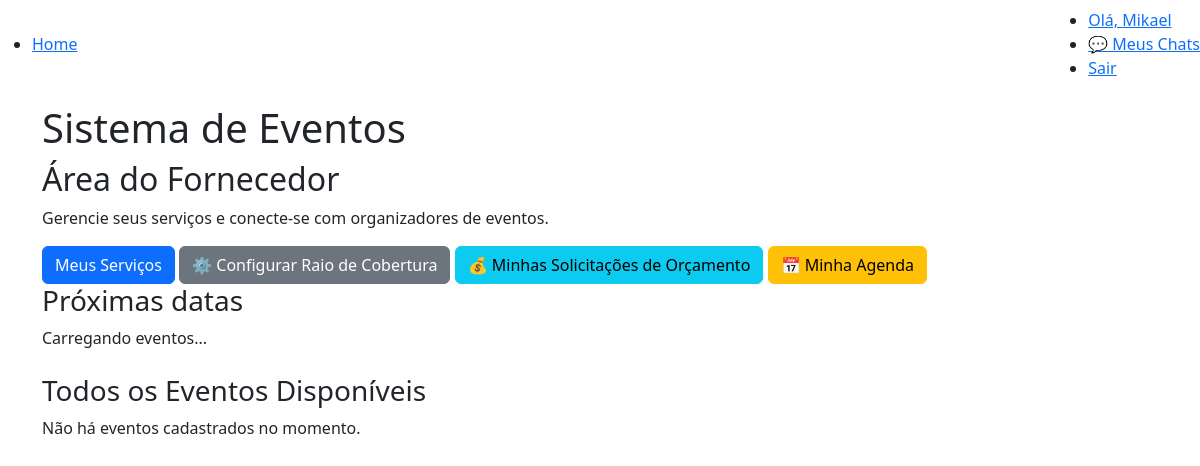
The page / (signed in) on the database as committed earlier.
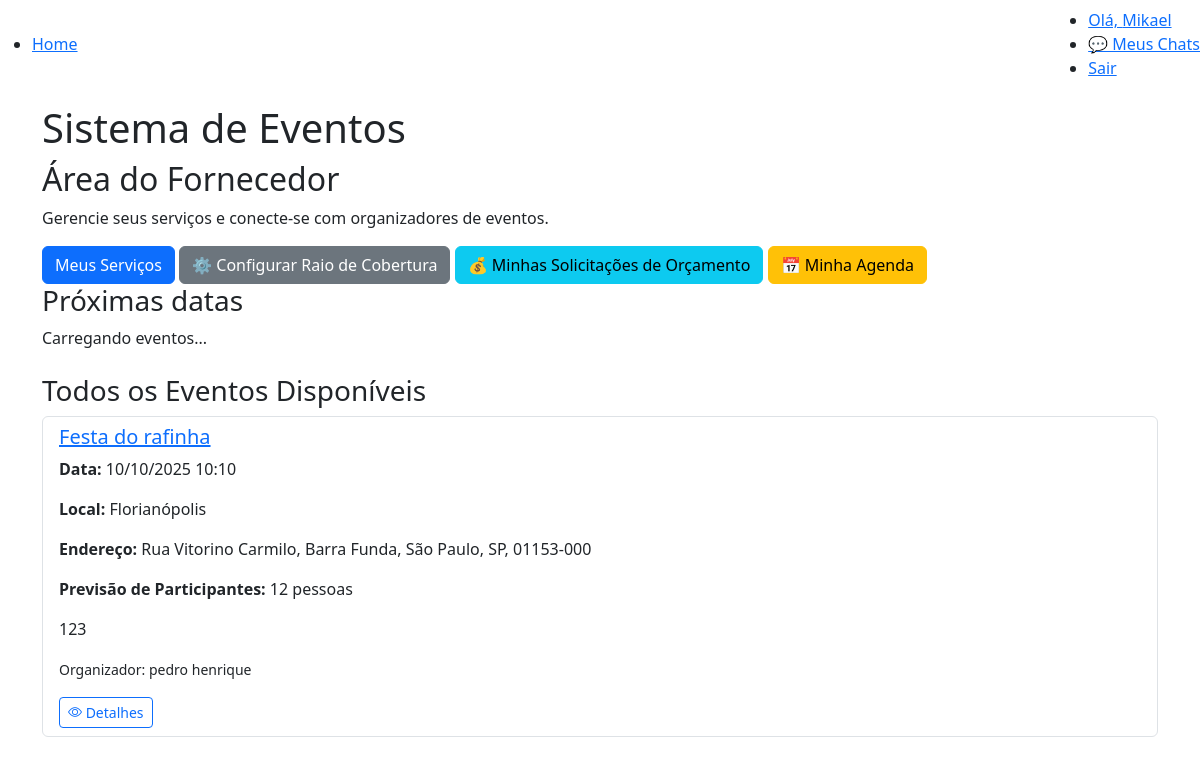
The same page on the database as committed later.
### eventos/models.py (models this page shows, shortened)
class Evento(models.Model):
    nomeEvento = models.CharField(max_length=100,verbose_name='Nome do Evento',null=False,blank=False)
    dataEvento = models.DateTimeField(verbose_name='Data e Hora do Evento',null=False,blank=False)
    localEvento = models.CharField(max_length=200,verbose_name='Local do Evento',null=False,blank=False)
    descricaoEvento = models.TextField(verbose_name='Descrição do Evento',null=False,blank=False)
    idUsuario = models.ForeignKey(Organizador,on_delete=models.CASCADE,verbose_name='Organizador',null=False,blank=False,related_name='eventos')
    cep = models.CharField(max_length=9, verbose_name='CEP', null=True, blank=True)
    endereco_completo = models.TextField(verbose_name='Endereço Completo', null=True, blank=True)
    latitude = models.DecimalField(max_digits=9, decimal_places=6, verbose_name='Latitude', null=True, blank=True)
    longitude = models.DecimalField(max_digits=9, decimal_places=6, verbose_name='Longitude', null=True, blank=True)
    previsao_participantes = models.PositiveIntegerField(verbose_name='Previsão de Participantes', null=True, blank=True)
    class Meta:
        verbose_name = 'Evento'
        verbose_name_plural = 'Eventos'
        ordering = ['-dataEvento']

### usuarios/models.py (models this page shows, shortened)
class Organizador(models.Model):
    user = models.OneToOneField(User, on_delete=models.CASCADE)
    cep = models.CharField(max_length=9, help_text="CEP no formato 00000-000", default='N/D')
    estado = models.CharField(max_length=2, default='N/D')
    cidade = models.CharField(max_length=100, default='N/D')
    bairro = models.CharField(max_length=100, default='N/D')
    logradouro = models.CharField(max_length=200, default='N/D')
    numero = models.CharField(max_length=10, default='N/D')
    complemento = models.CharField(max_length=100, blank=True, null=True)
    telefone = models.CharField(max_length=20, default='N/D')
    latitude = models.DecimalField(max_digits=9, decimal_places=6, null=True, blank=True)
    longitude = models.DecimalField(max_digits=9, decimal_places=6, null=True, blank=True)

### eventos/views.py (the view)
# urls.py: path('', views.index, name = 'index'),
@login_required(login_url='login')
def index(request):
    try:
        fornecedor = Fornecedor.objects.get(user=request.user)
        is_fornecedor = True
        eventos = Evento.objects.all().order_by('-dataEvento')
    except Fornecedor.DoesNotExist:
        is_fornecedor = False
        eventos = None
    try:
        organizador = Organizador.objects.get(user=request.user)
        is_organizador = True
        eventos = Evento.objects.filter(idUsuario=organizador).order_by('-dataEvento')
    except Organizador.DoesNotExist:
        is_organizador = False
    return render(request, 'pages/index.html', {
        'is_fornecedor': is_fornecedor,
        'is_organizador': is_organizador,
        'eventos': eventos  # Passa os eventos para o template
    })

### eventos/templates/pages/index.html (shortened to what this page needs)
{% extends 'base.html' %}
{% block content %}
<div class="container">
    <h1>Sistema de Eventos</h1>
    <div class="welcome-content">
        {% if is_fornecedor %}
        <div class="fornecedor-actions">
            <h2>Área do Fornecedor</h2>
            <p>Gerencie seus serviços e conecte-se com organizadores de eventos.</p>
            <div class="action-buttons">
                <a href="{% url 'meus_servicos' %}" class="btn btn-primary">Meus Serviços</a>
                <a href="{% url 'configurar_raio_cobertura' %}" class="btn btn-secondary">⚙️ Configurar Raio de Cobertura</a>
                <a href="{% url 'minhas_solicitacoes_fornecedor' %}" class="btn btn-info">💰 Minhas Solicitações de Orçamento</a>
                <a href="{% url 'agenda' %}" class="btn btn-warning">📅 Minha Agenda</a>
            </div>
            <div class="home-dashboard">
                <div class="upcoming-events-wrapper">
                    <h3>Próximas datas</h3>
                    <div id="upcoming-events-fornecedor" class="upcoming-events">
                        <p class="loading">Carregando eventos...</p>
                    </div>
                </div>
            </div>
            <h3 class="mt-4">Todos os Eventos Disponíveis</h3>
            {% if eventos %}
            <div class="list-group">
                {% for evento in eventos %}
                <div class="list-group-item">
                    <h5><a href="{% url 'detalhes_evento' evento.id %}">{{ evento.nomeEvento }}</a></h5>
                    <p><strong>Data:</strong> {{ evento.dataEvento|date:"d/m/Y H:i" }}</p>
                    <p><strong>Local:</strong> {{ evento.localEvento }}</p>
                    {% if evento.endereco_completo %}
                    <p><strong>Endereço:</strong> {{ evento.endereco_completo }}</p>
                    {% endif %}
                    {% if evento.previsao_participantes %}
                    <p><strong>Previsão de Participantes:</strong> {{ evento.previsao_participantes }} pessoas</p>
                    {% endif %}
                    <p>{{ evento.descricaoEvento }}</p>
                    <p><small>Organizador: {{ evento.idUsuario.user.get_full_name }}</small></p>
                    <a href="{% url 'detalhes_evento' evento.id %}" class="btn btn-sm btn-outline-primary">
                        <i class="bi bi-eye"></i> Detalhes
                    </a>
                </div>
                {% endfor %}
            </div>
            {% else %}
            <p>Não há eventos cadastrados no momento.</p>
            {% endif %}
        </div>
        {% endif %}
    </div>
</div>
{% endblock %}

### eventos/templates/base.html (shortened to what this page needs)
{% load static sass_tags %}
<!DOCTYPE html>
<html lang="pt-br">
<head>
    <link rel="stylesheet" href="{% sass_src 'scss/base.scss' %}" type="text/css">
    <link href="https://cdn.jsdelivr.net/npm/bootstrap@5.3.0/dist/css/bootstrap.min.css" rel="stylesheet">
    <link rel="stylesheet" href="https://cdn.jsdelivr.net/npm/bootstrap-icons@1.10.0/font/bootstrap-icons.css">
</head>
<body class="base">
    {% include "partials/navbar.html" %}
    <main class="main-content">
        {% block content %}{% endblock %}
    </main>
</body>
</html>

### eventos/templates/partials/navbar.html
<nav class="navbar">
    <ul class="navbar-list navbar-list-left">
        <li><a href="{% url 'index' %}">Home</a></li>
    </ul>
    <ul class="navbar-list navbar-list-right">
        <li><a href="#">Olá, {{ user.first_name }}</a></li>
        <li><a href="{% url 'chat_list' %}" class="btn-primary">💬 Meus Chats</a></li>
        <li><a href="{% url 'sair' %}">Sair</a></li>
    </ul>
</nav>

Rows that differ between the two databases and show on the page:
added Evento: nomeEvento "Festa do rafinha", dataEvento "10/10/2025 10:10", localEvento "Florianópolis", endereco_completo "Rua Vitorino Carmilo, Barra Funda, São Paulo, SP, 01153-000", previsao_participantes "12", descricaoEvento "123", idUsuario.user.get_full_name "pedro henrique"
Other text that changed with them:
text no longer shown: "Não há eventos cadastrados no momento."
